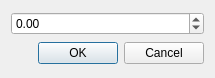
<?xml version="1.0" encoding="UTF-8"?>
<ui version="4.0">
 <class>ParameterDialog</class>
 <widget class="QDialog" name="ParameterDialog">
  <property name="geometry">
   <rect>
    <x>0</x>
    <y>0</y>
    <width>215</width>
    <height>78</height>
   </rect>
  </property>
  <property name="windowTitle">
   <string>Dialog</string>
  </property>
  <layout class="QVBoxLayout" name="verticalLayout">
   <item>
    <widget class="QDoubleSpinBox" name="doubleSpinBox">
     <property name="minimum">
      <double>-100000.000000000000000</double>
     </property>
     <property name="maximum">
      <double>10000.000000000000000</double>
     </property>
    </widget>
   </item>
   <item>
    <widget class="QDialogButtonBox" name="buttonBox">
     <property name="orientation">
      <enum>Qt::Horizontal</enum>
     </property>
     <property name="standardButtons">
      <set>QDialogButtonBox::Cancel|QDialogButtonBox::Ok</set>
     </property>
    </widget>
   </item>
  </layout>
 </widget>
 <resources/>
 <connections>
  <connection>
   <sender>buttonBox</sender>
   <signal>accepted()</signal>
   <receiver>ParameterDialog</receiver>
   <slot>accept()</slot>
   <hints>
    <hint type="sourcelabel">
     <x>248</x>
     <y>254</y>
    </hint>
    <hint type="destinationlabel">
     <x>157</x>
     <y>274</y>
    </hint>
   </hints>
  </connection>
  <connection>
   <sender>buttonBox</sender>
   <signal>rejected()</signal>
   <receiver>ParameterDialog</receiver>
   <slot>reject()</slot>
   <hints>
    <hint type="sourcelabel">
     <x>316</x>
     <y>260</y>
    </hint>
    <hint type="destinationlabel">
     <x>286</x>
     <y>274</y>
    </hint>
   </hints>
  </connection>
 </connections>
</ui>
